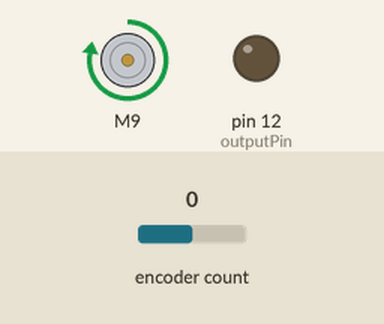
Simulated run of this sketch. Board: Arduino Uno, built with avr-gcc and run on an emulated ATmega328P. Shown: DC motor (green arrow = forward, orange = backward, longer = faster), output pins drawn as LEDs (lit = HIGH). The test bench sets the inputs (shaded band); at power-on: encoder count 0. What the sketch prints to the serial monitor is not drawn.

Above: at 1.2 s.
1.3 s: encoder count set to 1
Timing chart, 0 to 4.3 s (numbered marks = the images above; inputs shaded):
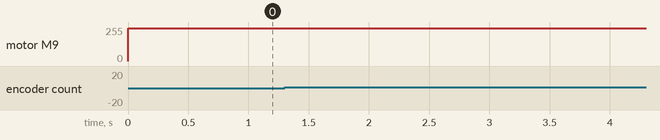

The sketch:

motor_test.ino
```cpp
/*
This is NOT a remote control testing code.
All remote control content was deleted from
this file, however, file name was not changed
for the sake of simplicity. There is no more
remote control anywhere in this file!!
*/

#include "CytronMotorDriver.h" 	// Brushed motor
#include <Wire.h> 		// I2C for IMU
#include <LSM6.h> 		// Orientation sensing IMU
#include <SPI.h>
#include <SD.h>
#include <Encoder.h>


//storage variables
volatile int32_t SPEED = 0;
volatile double old_pos = 0;
volatile double prev_error = 0;
volatile double integral = 0;
volatile const double  k = 0.1;
volatile double derivitive = 0;
// Configure the motor driver.
CytronMD motor(PWM_DIR, 9, 8);  // PWM = Pin 9, DIR = Pin 8.


const bool PRINT = true; // debug bool
const double pulley_dia = 12.0;
double set_dist = -20000; //set point for distance for string to travel

void setup() {
  pid_setup();
  if(PRINT)
    Serial.begin(115200);
    //setup_error();
    //setup_pwm_read();
    //setup_encoder();

 /* if(!setup_IMU()){
    Serial.println("No IMU");
    //print("IMU not here");
    //print_error("IMU Disconnected");
  }
  */
}

 Encoder enc = setup_encoder ();

void loop() {
  //Serial.print(millis());
  //Serial.print(",");
  Serial.print(SPEED);
  Serial.print(",");
  //Serial.print(" Current position: ");
  Serial.print(old_pos);
  //Serial.print(" Previous error: ");
  //Serial.print(prev_error);
  //Serial.print(" Integral: ");
  //Serial.print(integral);
  //Serial.print(" Derivitive: ");
  //Serial.print(derivitive);
  Serial.println();


}
```

encoder.ino
```cpp
#define ENCODER_OPTIMIZE_INTERRUPTS
#include <Encoder.h>

/*
Please keep in mind that performance changes depending on
whether or not you're using interrupt pins. Just look at the
datasheet if unclear about it.
*/
const int inputA = 2;
const int inputB = 3;

// there are no constraints on the output pin
const int outputPin = 12;

// initialize pins and return Encoder object
Encoder setup_encoder() {
  pinMode(inputA, INPUT);
  pinMode(inputB, INPUT);
  pinMode(outputPin, OUTPUT);

  Encoder enc(inputB, inputA);

  return enc;
}

/*
Call by reference the encoder and the oldPosition, which will
be overwritten with each loop
*/
int32_t encoder_position(Encoder &enc, int32_t &oldPosition) {
  int32_t currentPosition = enc.read();
  if (currentPosition != oldPosition)
    oldPosition = currentPosition;
  return currentPosition;
}
```

motor_pid.ino
```cpp
//timer interrupts
//by Amanda Ghassaei
//June 2012
//https://www.instructables.com/id/Arduino-Timer-Interrupts/

//timer setup for timer0, timer1, and timer2.
//For arduino uno or any board with ATMEL 328/168.. diecimila, duemilanove, lilypad, nano, mini...

//this code will enable all three arduino timer interrupts.
//timer0 will interrupt at 2kHz
//timer1 will interrupt at 1Hz
//timer2 will interrupt at 8kHz

//storage variables


void pid_setup(){

cli();//stop interrupts

//set timer0 interrupt at 2kHz
  TCCR0A = 0;// set entire TCCR2A register to 0
  TCCR0B = 0;// same for TCCR2B
  TCNT0  = 0;//initialize counter value to 0
  // set compare match register for 2khz increments
  OCR0A = 124;// = (16*10^6) / (2000*64) - 1 (must be <256)
  // turn on CTC mode
  TCCR0A |= (1 << WGM01);
  // Set CS01 and CS00 bits for 64 prescaler
  TCCR0B |= (1 << CS01) | (1 << CS00);
  // enable timer compare interrupt
  TIMSK0 |= (1 << OCIE0A);
/*
//set timer1 interrupt at 1Hz
  TCCR1A = 0;// set entire TCCR1A register to 0
  TCCR1B = 0;// same for TCCR1B
  TCNT1  = 0;//initialize counter value to 0
  // set compare match register for 1khz increments
  OCR1A = 156;// = (16*10^6) / (1000*1024) - 1 (must be <65536)
  // turn on CTC mode
  TCCR1B |= (1 << WGM12);
  // Set CS12 and CS10 bits for 1024 prescaler
  TCCR1B |= (1 << CS12) | (1 << CS10);
  // enable timer compare interrupt
  TIMSK1 |= (1 << OCIE1A);
*/


sei();//allow interrupts

}//end setup

ISR(TIMER0_COMPA_vect){//timer0 interrupt 2kHz toggles pin 8
  calc_pid();
}


void calc_pid()
{
  //UNITS OF TIME: 1MS

    double encoder = enc.read();
    enc.write(0);
    double new_pos = (encoder/64)*2*3.14*pulley_dia + old_pos;
    double error = new_pos - set_dist;
    integral += error*0.001;
    if((integral*k > 245)|| (integral*k < -245))
      integral = integral/2.0;
    //derivitive = (prev_error - error)*100;
    SPEED = (k*(error + integral + derivitive));
    SPEED = constrain(SPEED, -245, 245);
    old_pos = new_pos;
    prev_error = error;
    motor.setSpeed(SPEED);

    if(abs(old_pos - set_dist) > 100){
      motor.setSpeed(SPEED);
    }
    else
    {
      motor.setSpeed(0);
      integral = integral/2.0;
    }
  }
```
